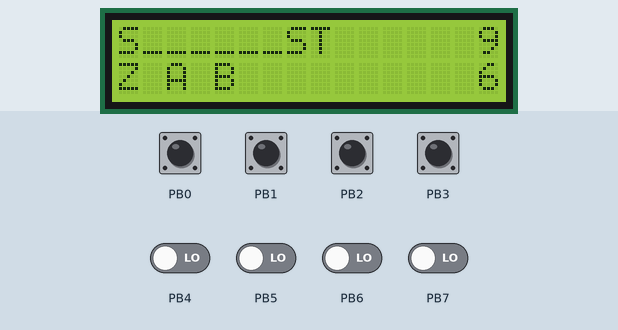
A program run on a simulated ATmega32, built with avr-gcc and emulated at 16 MHz. Shown: 16×2 character LCD. Wiring (inferred from the names in the program): character LCD (HD44780): RS PC2; E PC3; data PC4, PC5, PC6, PC7. Inputs (shaded band) come from the test bench; at power-on: PB0–3 HIGH, PB4–7 LOW. Random numbers use the default seed unless the program sets one.

Above: at 0.1 s.
1.3 s: PB0 pulled LOW for 0.15 s
At 2.3 s:
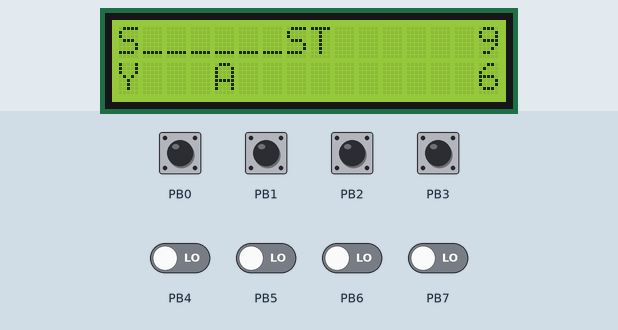
4.4 s: PB3 pulled LOW for 0.15 s
At 5.2 s:
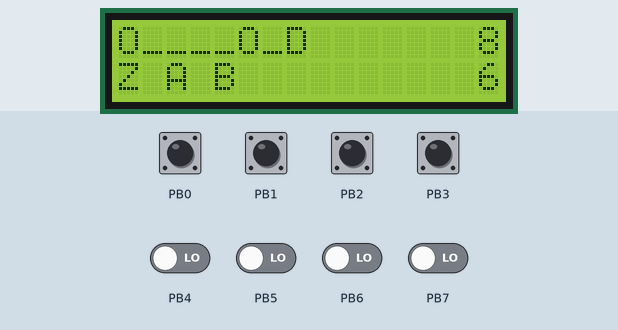
7.5 s: PB1 pulled LOW for 0.15 s
At 8.0 s:
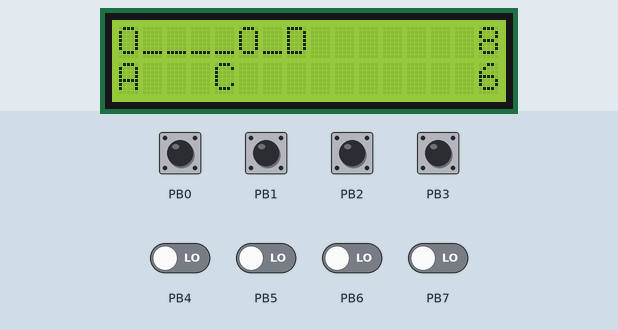
10.6 s: PB1 pulled LOW for 1 s
At 11.5 s:
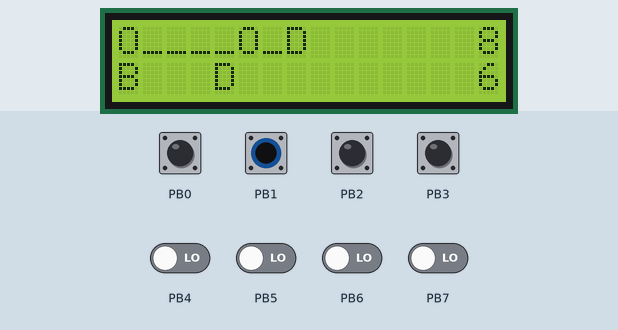
14.2 s: PB1 pulled LOW for 0.15 s
At 14.9 s:
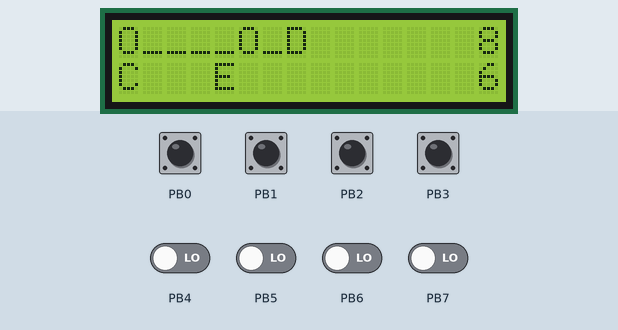
17.3 s: PB1 pulled LOW for 0.15 s
At 17.6 s:
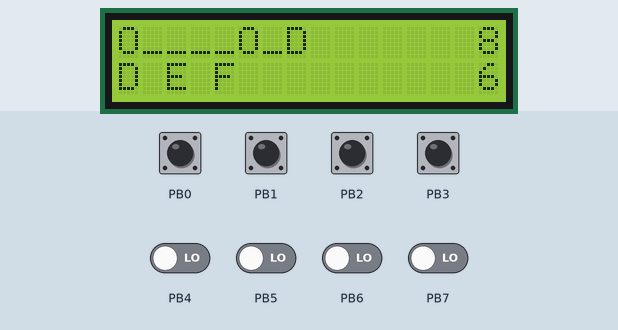
Timing chart, 0 to 20.3 s (numbered marks = the images above; inputs shaded):
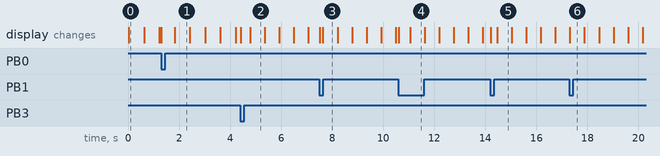

Measured:
- what the display in image 0 shows lasts 0.6 s, from 0.0 s to 0.6 s

The program:

main.c
```c
#include <avr/io.h>
#include <avr/interrupt.h>
#include "HD44780.h" //LCD functions
#include "Debounce.h"
#include "Timer.h"
#include "ADC.h"
#include "state_machine.h"
#include "magical_game_functions.h"

volatile uint8_t flag_1ms = 0;

int main(void)
{
	Button button_array[4]; //B0 - LEFT, B1 - RIGHT, B2 - SELECT, B3 - RESET GAME
	State_machine state_machine;

	//initialising timer, sei() enable interrupts (cli() disable interrupts)
	init_timer0_CMP();
	sei();

	//initialising ADC
	init_ADC();
	unsigned char channel = PINA0; //ADC0 is set on PIN A0 = 0
	srand(ADC_read(channel)); //setting ADC channel as the seed for picking random numbers

	//initialising buttons
	for (unsigned char i = 0; i <= 3; i++)
	{
		init_button(&button_array[i], &DDRB, &PORTB, &PINB, i, CHECK_SINGLE_MODE);
	}
	state_machine.button_array = button_array;

	//initialising starting state
	state_machine.current_state = IDLE_STATE;

	//initialising LCD
	LCD_Initialize();
	LCD_Clear();
	select_random_word(); //selecting starting word

	while (1)
	{
		if (flag_1ms) // flag_1ms == 1 when TIMER0 == OCR0
		{
			flag_1ms = 0;
			execute_state_machine(&state_machine);
		}
	}
}
```

ADC.c
```c
#include "ADC.h"
#include <avr/io.h>
#include <avr/interrupt.h>

void init_ADC(void)
{
	ADMUX = 0;
	ADCSRA = 0;

	ADMUX |= ((0 << REFS1) | (1 << REFS0)); // pg272 ADC voltage reference select
	ADCSRA |= ((1 << ADPS2) | (1 << ADPS1) |(1 << ADPS0)); // pg276 Prescaler select
	ADCSRA |= (1 << ADEN); // pg275 Enable ADC mode
}

unsigned short int ADC_read(unsigned char channel)
{
	ADMUX &= 0xF8; // clear channel
	ADMUX |= channel;
	ADCSRA |= (1 << ADSC); // pg260 start conversion
	while(ADCSRA & (1 << ADSC)) // stay here until the conversion is done
	{

	}
	return ADC; // pg269
}
```

ADC.h
```c
#ifndef ADC_H_
#define ADC_H_
#include <avr/io.h>
#include <avr/interrupt.h>

void init_ADC(void);
unsigned short int ADC_read(unsigned char channel);

#endif /* ADC_H_ */
```

Debounce.c
```c
#include "Debounce.h"

void init_button(Button* button, volatile unsigned char* direction_register, volatile unsigned char* port, volatile unsigned char* pinX, unsigned char pin_pos, unsigned char mode)
{
	button->pinX = pinX;
	button->pin_pos = pin_pos;

	*direction_register &= (~( 1 << pin_pos)); // input = 0, output = 1
	*port |= ( 1 << pin_pos); // pull up
	button->counter = 0;
	button->mode = mode;
}

unsigned char button_pressed(Button* button)
{
	//return !((*button->pinX >> button->pin_pos) & 1); // checks if button is pressed
	if ((button->mode != CHECK_SINGLE_MODE) && (button->mode != CHECK_CONT_MODE))
	{
		return 0;
	}

	if (!((*button->pinX >> button->pin_pos) & 1)) // if (button pressed)
	{
		if (button->counter < MAX_BTN_COUNT)
		{
			(button->counter)++;
		}
	}
	else
	{
		button->counter = 0;
	}

	if (button->counter == MAX_BTN_COUNT)
	{
		if (button->mode == CHECK_SINGLE_MODE)
		{
			button->counter = MAX_BTN_COUNT + 1;
		}
		return 1;
	}
	else
	{
		return 0;
	}
}
```

Debounce.h
```c
#ifndef DEBOUNCE_H_
#define DEBOUNCE_H_
#include <avr/io.h>
#include <avr/interrupt.h>

#define CHECK_SINGLE_MODE 1
#define CHECK_CONT_MODE 2
#define MAX_BTN_COUNT 10
#define BTN_NAV_UP 0
#define BTN_NAV_DOWN 1
#define BTN_SELECT 2
#define BTN_RESET 3

typedef struct
{
	volatile unsigned char* pinX; // pin register
	unsigned char pin_pos;
	unsigned char counter;
	unsigned char mode;
}Button;

void init_button(Button* button, volatile unsigned char* direction_register, volatile unsigned char* port, volatile unsigned char* pinX, unsigned char pin_pos, unsigned char mode);
unsigned char button_pressed(Button* button);

#endif /* DEBOUNCE_H_ */
```

HD44780.c
```c
//-------------------------------------------------------------------------------------------------
// Wy wietlacz alfanumeryczny ze sterownikiem HD44780
// Sterowanie w trybie 4-bitowym bez odczytu flagi zajêto ci
// z dowolnym przypisaniem sygna³ów steruj¹cych
// Plik : HD44780.c
// Mikrokontroler : Atmel AVR
// Kompilator : avr-gcc
// Autor : Rados³aw Kwiecieñ
//  ród³o : http://radzio.dxp.pl/hd44780/
// Data : 24.03.2007
//-------------------------------------------------------------------------------------------------

#include "HD44780.h"
//-------------------------------------------------------------------------------------------------
//
// Funkcja wystawiaj¹ca pó³bajt na magistralê danych
//
//-------------------------------------------------------------------------------------------------
void _LCD_OutNibble(unsigned char nibbleToWrite)
{
if(nibbleToWrite & 0x01)
	LCD_DB4_PORT |= LCD_DB4;
else
	LCD_DB4_PORT  &= ~LCD_DB4;

if(nibbleToWrite & 0x02)
	LCD_DB5_PORT |= LCD_DB5;
else
	LCD_DB5_PORT  &= ~LCD_DB5;

if(nibbleToWrite & 0x04)
	LCD_DB6_PORT |= LCD_DB6;
else
	LCD_DB6_PORT  &= ~LCD_DB6;

if(nibbleToWrite & 0x08)
	LCD_DB7_PORT |= LCD_DB7;
else
	LCD_DB7_PORT  &= ~LCD_DB7;
}
//-------------------------------------------------------------------------------------------------
//
// Funkcja zapisu bajtu do wy wietacza (bez rozró¿nienia instrukcja/dane).
//
//-------------------------------------------------------------------------------------------------
void _LCD_Write(unsigned char dataToWrite)
{
LCD_E_PORT |= LCD_E;
_LCD_OutNibble(dataToWrite >> 4);
LCD_E_PORT &= ~LCD_E;
LCD_E_PORT |= LCD_E;
_LCD_OutNibble(dataToWrite);
LCD_E_PORT &= ~LCD_E;
_delay_us(50);
}
//-------------------------------------------------------------------------------------------------
//
// Funkcja zapisu rozkazu do wy wietlacza
//
//-------------------------------------------------------------------------------------------------
void LCD_WriteCommand(unsigned char commandToWrite)
{
LCD_RS_PORT &= ~LCD_RS;
_LCD_Write(commandToWrite);
}
//-------------------------------------------------------------------------------------------------
//
// Funkcja zapisu danych do pamiêci wy wietlacza
//
//-------------------------------------------------------------------------------------------------
void LCD_WriteData(unsigned char dataToWrite)
{
LCD_RS_PORT |= LCD_RS;
_LCD_Write(dataToWrite);
}
//-------------------------------------------------------------------------------------------------
//
// Funkcja wy wietlenia napisu na wyswietlaczu.
//
//-------------------------------------------------------------------------------------------------
void LCD_WriteText(char * text)
{
while(*text)
  LCD_WriteData(*text++);
}

void LCD_WriteDec(unsigned int number)
{
	//number ->text_number
	char text_number[6];
	char text_number_2[6];
	unsigned int i=0,j=0;
	do
	{
		text_number[i]='0'+number%10;
		number/=10;
		i++;
	}
	while(number);

	text_number[i]='\0';
	text_number_2[i]='\0';

	for (j=0;j<i;j++)
	{
		text_number_2[j]=text_number[i-j-1];
	}
	//sprintf
	//itoa

	LCD_WriteText(text_number_2);
}

//-------------------------------------------------------------------------------------------------
//
// Funkcja ustawienia wspó³rzêdnych ekranowych
//
//-------------------------------------------------------------------------------------------------
void LCD_GoTo(unsigned char x, unsigned char y)
{
LCD_WriteCommand(HD44780_DDRAM_SET | (x + (0x40 * y)));
}
//-------------------------------------------------------------------------------------------------
//
// Funkcja czyszczenia ekranu wy wietlacza.
//
//-------------------------------------------------------------------------------------------------
void LCD_Clear(void)
{
LCD_WriteCommand(HD44780_CLEAR);
_delay_ms(2);
}
//-------------------------------------------------------------------------------------------------
//
// Funkcja przywrócenia pocz¹tkowych wspó³rzêdnych wy wietlacza.
//
//-------------------------------------------------------------------------------------------------
void LCD_Home(void)
{
LCD_WriteCommand(HD44780_HOME);
_delay_ms(2);
}
//-------------------------------------------------------------------------------------------------
//
// Procedura inicjalizacji kontrolera HD44780.
//
//-------------------------------------------------------------------------------------------------
void LCD_Initialize(void)
{
unsigned char i;
LCD_DB4_DIR |= LCD_DB4; // Konfiguracja kierunku pracy wyprowadzeñ
LCD_DB5_DIR |= LCD_DB5; //
LCD_DB6_DIR |= LCD_DB6; //
LCD_DB7_DIR |= LCD_DB7; //
LCD_E_DIR 	|= LCD_E;   //
LCD_RS_DIR 	|= LCD_RS;  //
_delay_ms(15); // oczekiwanie na ustalibizowanie siê napiecia zasilajacego
LCD_RS_PORT &= ~LCD_RS; // wyzerowanie linii RS
LCD_E_PORT &= ~LCD_E;  // wyzerowanie linii E

for(i = 0; i < 3; i++) // trzykrotne powtórzenie bloku instrukcji
  {
  LCD_E_PORT |= LCD_E; //  E = 1
  _LCD_OutNibble(0x03); // tryb 8-bitowy
  LCD_E_PORT &= ~LCD_E; // E = 0
  _delay_ms(5); // czekaj 5ms
  }

LCD_E_PORT |= LCD_E; // E = 1
_LCD_OutNibble(0x02); // tryb 4-bitowy
LCD_E_PORT &= ~LCD_E; // E = 0

_delay_ms(1); // czekaj 1ms
LCD_WriteCommand(HD44780_FUNCTION_SET | HD44780_FONT5x7 | HD44780_TWO_LINE | HD44780_4_BIT); // interfejs 4-bity, 2-linie, znak 5x7
LCD_WriteCommand(HD44780_DISPLAY_ONOFF | HD44780_DISPLAY_OFF); // wy³¹czenie wyswietlacza
LCD_WriteCommand(HD44780_CLEAR); // czyszczenie zawartosæi pamieci DDRAM
_delay_ms(2);
LCD_WriteCommand(HD44780_ENTRY_MODE | HD44780_EM_SHIFT_CURSOR | HD44780_EM_INCREMENT);// inkrementaja adresu i przesuwanie kursora
LCD_WriteCommand(HD44780_DISPLAY_ONOFF | HD44780_DISPLAY_ON | HD44780_CURSOR_OFF | HD44780_CURSOR_NOBLINK); // w³¹cz LCD, bez kursora i mrugania
}

//-------------------------------------------------------------------------------------------------
//
// Koniec pliku HD44780.c
//
//-------------------------------------------------------------------------------------------------
```

HD44780.h
```c
//-------------------------------------------------------------------------------------------------
// Wy wietlacz alfanumeryczny ze sterownikiem HD44780
// Sterowanie w trybie 4-bitowym bez odczytu flagi zajêto ci
// z dowolnym przypisaniem sygna³ów steruj¹cych
// Plik : HD44780.h
// Mikrokontroler : Atmel AVR
// Kompilator : avr-gcc
// Autor : Rados³aw Kwiecieñ
//  ród³o : http://radzio.dxp.pl/hd44780/
// Data : 24.03.2007
//-------------------------------------------------------------------------------------------------
#define F_CPU 16000000
#include <avr/io.h>
#include <util/delay.h>
//-------------------------------------------------------------------------------------------------
//
// Konfiguracja sygna³ów steruj¹cych wy wietlaczem.
// Mo¿na zmieniæ stosownie do potrzeb.
//
//-------------------------------------------------------------------------------------------------
#define LCD_RS_DIR		DDRC
#define LCD_RS_PORT 	PORTC
#define LCD_RS			(1 << PC2)

#define LCD_E_DIR		DDRC
#define LCD_E_PORT		PORTC
#define LCD_E			(1 << PC3)

#define LCD_DB4_DIR		DDRC
#define LCD_DB4_PORT	PORTC
#define LCD_DB4			(1 << PC4)

#define LCD_DB5_DIR		DDRC
#define LCD_DB5_PORT	PORTC
#define LCD_DB5			(1 << PC5)

#define LCD_DB6_DIR		DDRC
#define LCD_DB6_PORT	PORTC
#define LCD_DB6			(1 << PC6)

#define LCD_DB7_DIR		DDRC
#define LCD_DB7_PORT	PORTC
#define LCD_DB7			(1 << PC7)

//-------------------------------------------------------------------------------------------------
//
// Instrukcje kontrolera Hitachi HD44780
//
//-------------------------------------------------------------------------------------------------

#define HD44780_CLEAR					0x01

#define HD44780_HOME					0x02

#define HD44780_ENTRY_MODE				0x04
	#define HD44780_EM_SHIFT_CURSOR		0
	#define HD44780_EM_SHIFT_DISPLAY	1
	#define HD44780_EM_DECREMENT		0
	#define HD44780_EM_INCREMENT		2

#define HD44780_DISPLAY_ONOFF			0x08
	#define HD44780_DISPLAY_OFF			0
	#define HD44780_DISPLAY_ON			4
	#define HD44780_CURSOR_OFF			0
	#define HD44780_CURSOR_ON			2
	#define HD44780_CURSOR_NOBLINK		0
	#define HD44780_CURSOR_BLINK		1

#define HD44780_DISPLAY_CURSOR_SHIFT	0x10
	#define HD44780_SHIFT_CURSOR		0
	#define HD44780_SHIFT_DISPLAY		8
	#define HD44780_SHIFT_LEFT			0
	#define HD44780_SHIFT_RIGHT			4

#define HD44780_FUNCTION_SET			0x20
	#define HD44780_FONT5x7				0
	#define HD44780_FONT5x10			4
	#define HD44780_ONE_LINE			0
	#define HD44780_TWO_LINE			8
	#define HD44780_4_BIT				0
	#define HD44780_8_BIT				16

#define HD44780_CGRAM_SET				0x40

#define HD44780_DDRAM_SET				0x80

//-------------------------------------------------------------------------------------------------
//
// Deklaracje funkcji
//
//-------------------------------------------------------------------------------------------------

void LCD_WriteCommand(unsigned char);
void LCD_WriteData(unsigned char);
void LCD_WriteDec(unsigned int number);
void LCD_WriteText(char *);
void LCD_GoTo(unsigned char, unsigned char);
void LCD_Clear(void);
void LCD_Home(void);
void LCD_Initialize(void);

//-------------------------------------------------------------------------------------------------
//
// Koniec pliku HD44780.h
//
//-------------------------------------------------------------------------------------------------
```

Timer.c
```c
#include "Timer.h"

void init_timer0_OVF(void)
{
	TCNT0 = 6; // registrul de numarare // char are 256 numarari 0 --> 255
	// deci ca sa numar 250 de cicluri pornesc mereu de la 6 --> 255
	TCCR0 |= ((0 << CS02) | (1 << CS01) | (1 << CS00)); // pagina 164 prescaler 164
	TCCR0 &= (~((1 << WGM01) | (1 << WGM00))); // Normal Mode tab 21.2 pagina 73
	TIMSK |= (1 << TOIE0); // pagina 178
	// 64 prescaler * 62.5ns = 4000ns = 4us
	// 1000 / 4 = 250 numarari ca sa obtin o microsecunda
}

void init_timer0_CMP(void)
{
	OCR0 = 250 - 1;
	TCCR0 |= ((0 << CS02) | (1 << CS01) | (1 << CS00)); // pg175 prescaler
	TCCR0 |= ((1 << WGM01) | (0 << WGM00)); // pg173 CTC mode
	TIMSK |= (1 << OCIE0); // pg178
}

ISR(TIMER0_OVF_vect)
{
// cod care va fi executat la intreruperea de overflow pentru TIMER0
	TCNT0 = 6;
	flag_1ms = 1;
}

ISR(TIMER0_COMP_vect)
{
	// cod care va fi executat la intreruperea la comparatie pentru TIMER0
	flag_1ms = 1;
}
```

Timer.h
```c
#ifndef TIMER_H_
#define TIMER_H_
#include <avr/io.h>
#include <avr/interrupt.h>

extern volatile uint8_t flag_1ms;
void init_timer0_OVF(void);
void init_timer0_CMP(void);

#endif /* TIMER_H_ */
```

magical_game_functions.h
```c
#ifndef MAGICAL_GAME_FUNCTIONS_H_
#define MAGICAL_GAME_FUNCTIONS_H_
#include <avr/io.h>
#include <avr/interrupt.h>
#include <time.h>
#include <string.h>
#include "state_machine.h"

#define WORDS_DATABASE_SIZE (7)
#define REMAINING_TRIES (6)

extern char* words_list[7];
extern char alphabet[26];
extern char* word;
extern char* aux_word;
extern char game_word[16];
extern char current_letter;
extern unsigned char letter_position;
extern unsigned char remaining_tries;
extern char play_again[2];
extern unsigned char play_again_choice;

void select_random_word(void);
void display_data(void);
void navigate_letters_right(void);
void navigate_letters_left(void);
void select_letter(void);
unsigned char check_word(void);
void win_state(void);
void lose_state(void);
void stop_state(void);

#endif /* MAGICAL_GAME_FUNCTIONS_H_ */
```

state_machine.h
```c
#ifndef STATE_MACHINE_H_
#define STATE_MACHINE_H_
#include <avr/io.h>
#include <avr/interrupt.h>
#include "Debounce.h"

#define TRUE (1)
#define FALSE (0)

#define YES (0)
#define NO (1)

#define NAV_LETTER_LEFT (0)
#define NAV_LETTER_RIGHT (1)
#define SELECT_LETTER (2)
#define RESET_WORD (3)

typedef enum {
	IDLE_STATE,
	NAVIGATE_LETTER_STATE,
	CHECK_LETTER_STATE,
	RESET_WORD_STATE,
	WIN_STATE,
	LOSE_STATE,
	STOP_STATE
}States;

typedef struct {
	Button* button_array;
	unsigned char current_state;
}State_machine;

void execute_state_machine(State_machine* state_machine);

#endif /* STATE_MACHINE_H_ */
```

Source omitted: magical_game_functions.c (6998 bytes), state_machine.c (4113 bytes)
